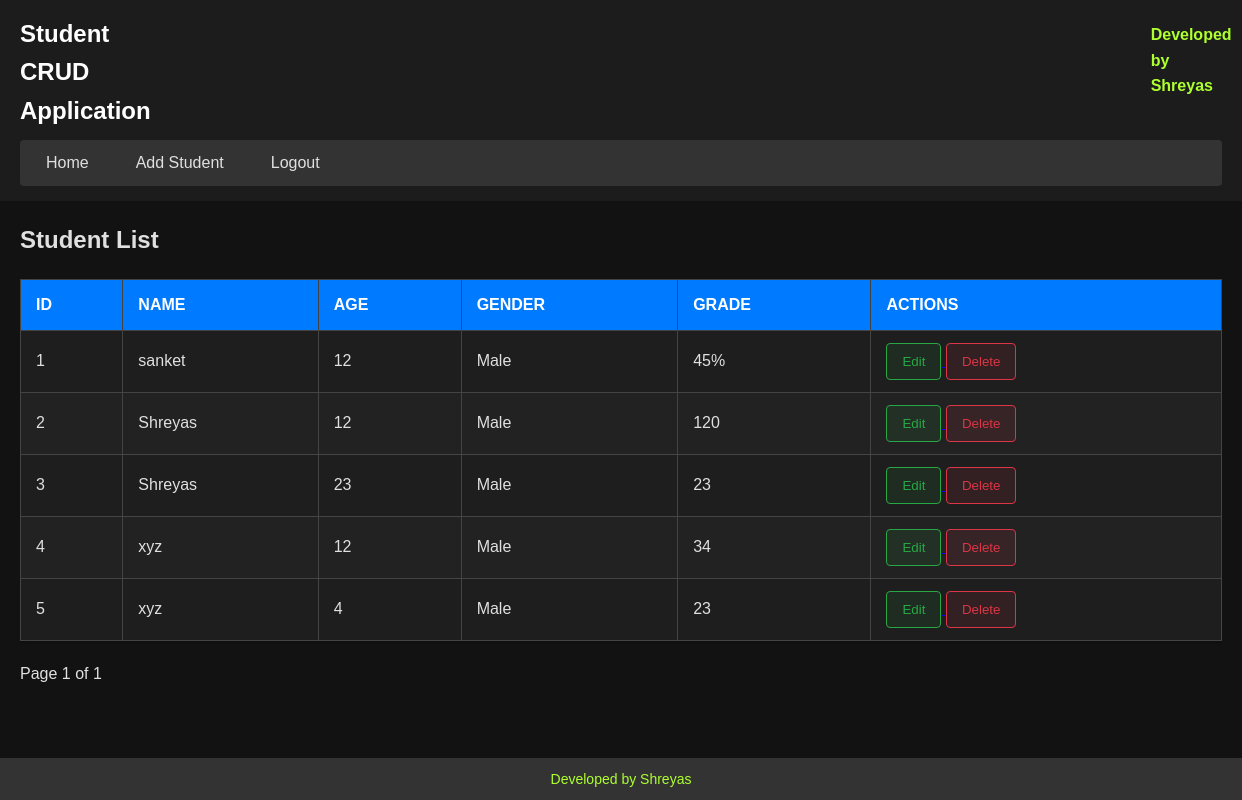
Screenshot of / (signed in) with the database file from the repository.
### app.py (models this page shows)
class Student(db.Model):
    id = db.Column(db.Integer, primary_key=True)
    name = db.Column(db.String(100), nullable=False)
    age = db.Column(db.Integer, nullable=False)
    gender = db.Column(db.String(10), nullable=False)
    grade = db.Column(db.String(10), nullable=False)

### app.py (the view)
@app.route('/')
@login_required
def index():
    page = request.args.get('page', 1, type=int)
    students = Student.query.paginate(page=page, per_page=5)
    return render_template('index.html', students=students)

### app.py (called while the page is built)
@login_manager.user_loader
def load_user(user_id):
    return User.query.get(int(user_id))

### templates/index.html (shortened to what this page needs)
{% extends 'base.html' %}
{% block content %}
<h2>Student List</h2>
<div class="table-container">
    <table>
        <thead>
            <tr>
                <th>ID</th>
                <th>Name</th>
                <th>Age</th>
                <th>Gender</th>
                <th>Grade</th>
                <th>Actions</th>
            </tr>
        </thead>
        <tbody>
            {% for student in students.items %}
                <tr id="student-row-{{ student.id }}">
                    <td>{{ loop.index }}</td>
                    <td>{{ student.name }}</td>
                    <td>{{ student.age }}</td>
                    <td>{{ student.gender }}</td>
                    <td>{{ student.grade }}</td>
                    <td>
                        <a href="{{ url_for('edit_student', id=student.id) }}" style="display: inline;">
                            <button type="submit" class="btn btn-edit">Edit</button>
                        </a>
                        <a><button type="button" class="btn btn-delete" id="delete-{{ student.id }}" data-id="{{ student.id }}" onclick="return confirm('Are you sure you want to delete this student?')">
                                Delete
                            </button>
                        </a>
                    </td>
                </tr>
            {% endfor %}
        </tbody>
    </table>
</div>
<div class="pagination">
    <span>Page {{ students.page }} of {{ students.pages }}</span>
</div>
{% endblock %}

### templates/base.html (shortened to what this page needs)
<!DOCTYPE html>
<html lang="en">
<head>
    <link rel="stylesheet" href="{{url_for('static', filename='styles.css')}}">
</head>
<body>
    <header>
        <div style="display: flex;" class="heading">
            <h1 >Student CRUD Application </h1>
            <h4 style="margin:7px;margin-left:1000px;color: greenyellow;;">Developed by Shreyas</h4>
        </div>
        <nav class="navbar">
            <ul>
                <li><a href="{{url_for('index')}}">Home</a></li>
                <li><a href="{{url_for('add_student')}}">Add Student</a></li>
                {% if current_user.is_authenticated %}
                    <li><a href="{{ url_for('logout') }}">Logout</a></li>
                {% else %}
                    <li><a href="{{ url_for('login') }}">Login</a></li>
                {% endif %}
            </ul>
        </nav>
    </header>
    <main>
        {% block content %}{% endblock %}
    </main>
    <footer>
        <p style="color: greenyellow;">Developed by Shreyas</p>
    </footer>
</body>
</html>

### static/styles.css (style rules this page uses)
* { margin: 0; padding: 0; box-sizing: border-box; font-family: Arial, sans-serif; border: none; background-color: transparent; }
body { background-color: #121212; color: #e0e0e0; line-height: 1.6; padding: 0; margin: 0; }
header { padding: 15px 20px; background-color: #1c1c1c; color: white; }
header h1 { margin: 0; font-size: 24px; }
.navbar { background-color: #333; margin-top: 10px; padding: 10px; border-radius: 4px; }
.navbar ul { list-style: none; display: flex; margin: 0; padding: 0; }
.navbar li { margin-right: 15px; }
.navbar a { color: #e0e0e0; text-decoration: none; padding: 8px 16px; border-radius: 4px; transition: background-color 0.3s ease; }
main { padding: 20px; }
button { background-color: #007BFF; color: white; padding: 10px 15px; border: none; border-radius: 4px; cursor: pointer; transition: background-color 0.3s ease; }
table { width: 100%; border-collapse: collapse; margin: 20px 0; font-size: 16px; box-shadow: 0 2px 4px rgba(0, 0, 0, 0.2); }
th, td { padding: 12px 15px; text-align: left; border: 1px solid #444; }
th { background-color: #007BFF; color: white; text-transform: uppercase; font-weight: 600; }
tr:nth-child(even) { background-color: #222; }
tr:nth-child(odd) { background-color: #1e1e1e; }
.btn-edit { background-color: rgba(40, 167, 69, 0.1); color: #28a745; border: 1px solid #28a745; }
.btn-delete { background-color: rgba(220, 53, 69, 0.1); color: #dc3545; border: 1px solid #dc3545; }
.table-container { overflow-x: auto; }
footer { background-color: #333; color: white; text-align: center; padding: 10px; position: fixed; width: 100%; bottom: 0; left: 0; }
footer p { margin: 0; font-size: 14px; }

### rows the page displays
Student: name "sanket", age "12", gender "Male", grade "45%"
Student: name "Shreyas", age "12", gender "Male", grade "120"
Student: name "Shreyas", age "23", gender "Male", grade "23"
Student: name "xyz", age "12", gender "Male", grade "34"
Student: name "xyz", age "4", gender "Male", grade "23"

### other values shown
{{ students.page }} "1"
{{ students.pages }} "1"
